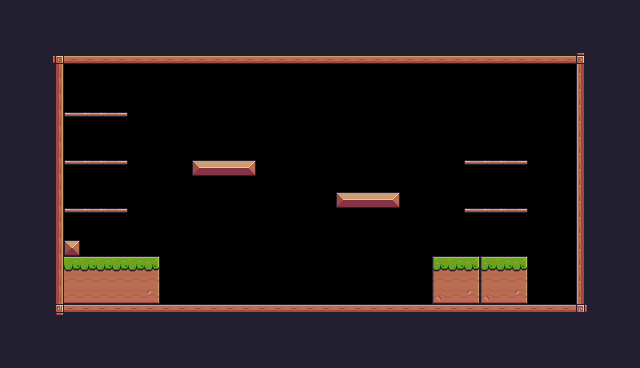

This is a level from a 2D game, rendered from its Tiled map with the project's own tilesets. A one-line summary and the complete map file follow:
An orthogonal 40x23 tile map with 16x16 px tiles, 1 tile layer (Background) and 26 objects (10x Fruit, 5x Platform, Player).

<map version="1.10" tiledversion="1.11.0" orientation="orthogonal" renderorder="right-down" width="40" height="23" tilewidth="16" tileheight="16" infinite="0" nextlayerid="4" nextobjectid="33">
 <tileset firstgid="1" source="Pixel Adventure.tsx" />
 <layer id="1" name="Background" width="40" height="23" offsetx="0.61244" offsety="-1.42109e-14">
  <properties>
   <property name="BackgroundColor" value="Green" />
  </properties>
  <data encoding="csv">
112,112,112,112,112,112,112,112,112,112,112,112,112,112,112,112,112,112,112,112,112,112,112,112,112,112,112,112,112,112,112,112,112,112,112,112,112,112,112,112,
112,112,112,112,112,112,112,112,112,112,112,112,112,112,112,112,112,112,112,112,112,112,112,112,112,112,112,112,112,112,112,112,112,112,112,112,112,112,112,112,
112,112,112,112,112,112,112,112,112,112,112,112,112,112,112,112,112,112,112,112,112,112,112,112,112,112,112,112,112,112,112,112,112,112,112,112,112,112,112,112,
112,112,24,92,134,134,134,134,134,134,134,134,134,134,134,134,134,134,134,134,134,134,134,134,134,134,134,134,134,134,134,134,134,134,134,134,93,112,112,112,
112,112,24,113,0,0,0,0,0,0,0,0,0,0,0,0,0,0,0,0,0,0,0,0,0,0,0,0,0,0,0,0,0,0,0,0,111,112,112,112,
112,112,24,113,0,0,0,0,0,0,0,0,0,0,0,0,0,0,0,0,0,0,0,0,0,0,0,0,0,0,0,0,0,0,0,0,111,112,112,112,
112,112,24,113,0,0,0,0,0,0,0,0,0,0,0,0,0,0,0,0,0,0,0,0,0,0,0,0,0,0,0,0,0,0,0,0,111,112,112,112,
112,112,24,113,40,41,41,42,0,0,0,0,0,0,0,0,0,0,0,0,0,0,0,0,0,0,0,0,0,0,0,0,0,0,0,0,111,112,112,112,
112,112,24,113,0,0,0,0,0,0,0,0,0,0,0,0,0,0,0,0,0,0,0,0,0,0,0,0,0,0,0,0,0,0,0,0,111,112,112,112,
112,112,24,113,0,0,0,0,0,0,0,0,0,0,0,0,0,0,0,0,0,0,0,0,0,0,0,0,0,0,0,0,0,0,0,0,111,112,112,112,
112,112,24,113,40,41,41,42,0,0,0,0,13,14,14,15,0,0,0,0,0,0,0,0,0,0,0,0,0,40,41,41,42,43,0,0,111,112,112,112,
112,112,24,113,0,0,0,0,0,0,0,0,0,0,0,0,0,0,0,0,0,0,0,0,0,0,0,0,0,0,0,0,0,0,0,0,111,112,112,112,
112,112,24,113,0,0,0,0,0,0,0,0,0,0,0,0,0,0,0,0,0,13,14,14,15,0,0,0,0,0,0,0,0,0,0,0,111,112,112,112,
112,112,24,113,40,41,41,42,0,0,0,0,0,0,0,0,0,0,0,0,0,0,0,0,0,0,0,0,0,40,41,41,42,43,0,0,111,112,112,112,
112,112,24,113,0,0,0,0,0,0,0,0,0,0,0,0,0,0,0,0,0,0,0,0,0,0,0,0,0,0,0,0,0,0,0,0,111,112,112,112,
112,112,24,113,35,0,0,0,0,0,0,0,0,0,0,0,0,0,0,0,0,0,0,0,0,0,0,0,0,0,0,0,0,0,0,0,111,112,112,112,
112,112,24,113,8,8,8,8,8,9,0,0,0,0,0,0,0,0,0,0,0,0,0,0,0,0,0,7,8,9,7,8,9,0,0,0,111,112,112,112,
112,112,24,113,30,30,30,30,30,31,0,0,0,0,0,0,0,0,0,0,0,0,0,0,0,0,0,29,30,31,29,30,31,0,0,0,111,112,112,112,
112,112,24,113,52,52,52,52,52,53,0,0,0,0,0,0,0,0,0,0,0,0,0,0,0,0,0,51,52,53,51,52,53,0,0,0,111,112,112,112,
112,112,24,114,90,90,90,90,90,90,90,90,90,90,90,90,90,90,90,90,90,90,90,90,90,90,90,90,90,90,90,90,90,90,90,90,115,112,112,112,
112,112,112,112,112,112,112,112,112,112,112,112,112,112,112,112,112,112,112,112,112,112,112,112,112,112,112,112,112,112,112,112,112,112,112,112,112,112,112,112,
112,112,112,112,112,112,112,112,112,112,112,112,112,112,112,112,112,112,112,112,112,112,112,112,112,112,112,112,112,112,112,112,112,112,112,112,112,112,112,112,
112,112,112,112,112,112,112,112,112,112,112,112,112,112,112,112,112,112,112,112,112,112,112,112,112,112,112,112,112,112,112,112,112,112,112,112,112,112,112,112
</data>
 </layer>
 <objectgroup id="2" name="Spawnpoints">
  <object id="5" name="Player" type="Player" x="306.22" y="254.775" width="30.622" height="33.0718" />
  <object id="23" name="Bananas" type="Fruit" x="80" y="80" width="32" height="32" />
  <object id="24" name="Cherries" type="Fruit" x="80" y="128" width="32" height="32" />
  <object id="25" name="Apple" type="Fruit" x="80" y="176" width="32" height="32" />
  <object id="26" name="Melon" type="Fruit" x="192" y="128" width="32" height="32" />
  <object id="27" name="Melon" type="Fruit" x="224" y="128" width="32" height="32" />
  <object id="28" name="Orange" type="Fruit" x="208" y="96" width="32" height="32" />
  <object id="29" name="Strawberry" type="Fruit" x="336" y="160" width="32" height="32" />
  <object id="30" name="Strawberry" type="Fruit" x="368" y="160" width="32" height="32" />
  <object id="31" name="Kiwi" type="Fruit" x="480" y="128" width="32" height="32" />
  <object id="32" name="Kiwi" type="Fruit" x="480" y="176" width="32" height="32" />
 </objectgroup>
 <objectgroup id="3" name="Collisions">
  <object id="6" x="48" y="48" width="544" height="16" />
  <object id="7" x="576" y="64" width="16" />
  <object id="8" x="48" y="48" width="16" height="272" />
  <object id="9" x="48" y="304" width="544" height="16" />
  <object id="11" x="576" y="48" width="16" height="272" />
  <object id="12" x="432" y="256" width="96" height="48" />
  <object id="13" x="64" y="256" width="96" height="48" />
  <object id="14" x="64" y="240" width="16" height="16" />
  <object id="15" x="336" y="192" width="64" height="16" />
  <object id="17" type="Platform" x="464" y="160" width="64" height="16" />
  <object id="18" type="Platform" x="464" y="208" width="64" height="16" />
  <object id="19" x="192" y="160" width="64" height="16" />
  <object id="20" type="Platform" x="64" y="112" width="64" height="16" />
  <object id="21" type="Platform" x="64" y="160" width="64" height="16" />
  <object id="22" type="Platform" x="64" y="208" width="64" height="16" />
 </objectgroup>
</map>
